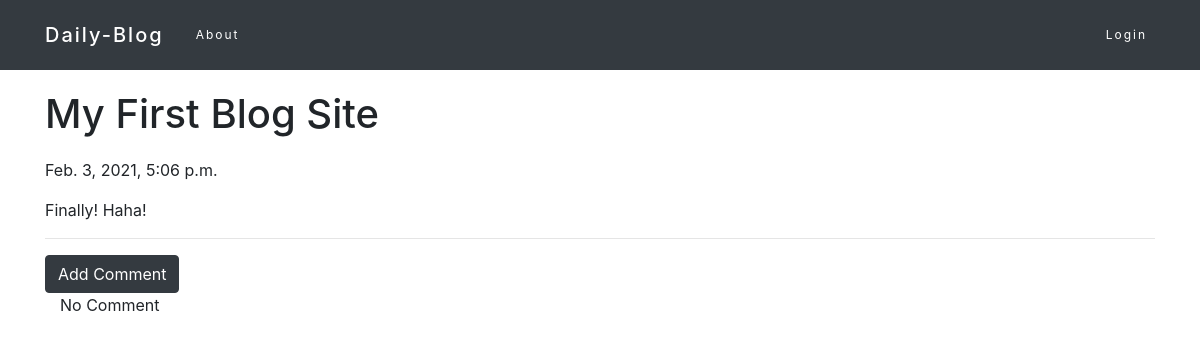
The app's page /post/1, older data.
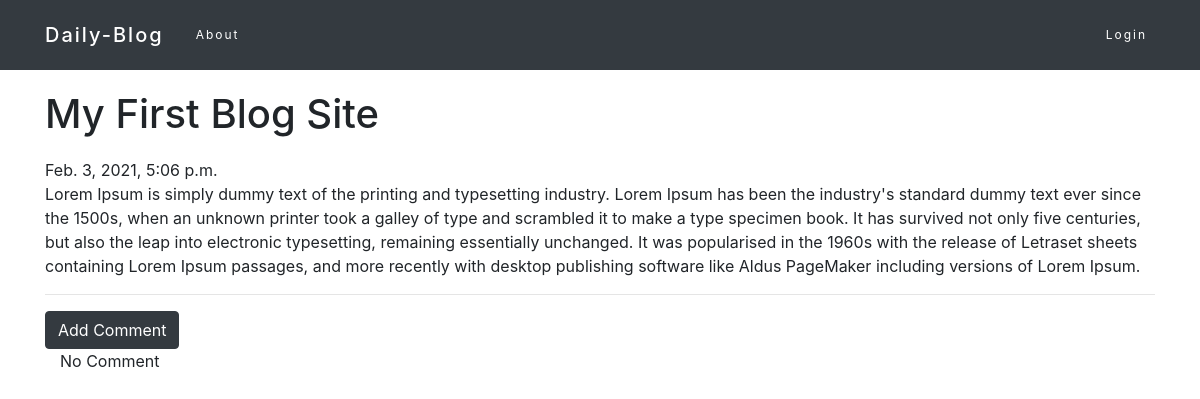
The same page, newer data.
### blog/models.py (models this page shows, shortened)
class Post(models.Model):
    author = models.ForeignKey('auth.User',on_delete=models.CASCADE)
    title = models.CharField(max_length=200)
    text = models.TextField()
    created_date = models.DateTimeField(default=timezone.now)
    published_date = models.DateTimeField(blank=True,null=True)

### blog/views.py (the view)
# urls.py: path('post/<int:pk>',views.PostDetailview.as_view(),name='post_detail'),
class PostDetailview(DetailView):
    model = Post

### blog/templates/blog/post_detail.html (shortened to what this page needs)
{% extends "blog/base.html" %}
{% block content %}
<h1 class="posttitle">{{post.title}}</h1>
{% if post.published_date %}
<div class="date postdate">
  {{ post.published_date }}
</div>
{% else %}
<a class="btn btn-dark sub" href="{% url 'post_publish' pk=post.pk %}">Publish</a>
{% endif %}
<p class="postcontent">{{ post.text|safe|linebreaksbr }}</p>
<hr>
<a class="btn btn-dark btn-comment" href="{% url 'add_comment_to_post' pk=post.pk %}">Add Comment</a>
<div class="container">
  {% for comment in post.comments.all %}
  <br>
  {% if user.is_authenticated or comment.approved_comment %}
  {{comment.created_date }}
    {% if not comment.approved_comment %}
    <a class="btn btn-dark" href="{% url 'comment_remove' pk=comment.pk %}"><i class="fas fa-trash"></i>
    </a>
    <a class="btn btn-dark" href="{% url 'comment_approve' pk=post.pk %}">
    <i class="far fa-thumbs-up"></i>
    </a>
    {% endif %}
  <p>{{ comment.text|safe|linebreaks }}</p>
  <p>Posted By :<strong>{{comment.author }}</strong></p>
  {% endif %}
{% empty %}
  <p>No Comment</p>
{% endfor %}
</div>
{% endblock %}

### blog/templates/blog/base.html (shortened to what this page needs)
<!DOCTYPE html>
{% load static %}
<html lang="en" dir="ltr">
<head>
  <link rel="stylesheet" href="https://cdn.jsdelivr.net/npm/bootstrap@4.6.0/dist/css/bootstrap.min.css">
  <link rel="stylesheet" href="{% static 'blog/master.css' %}">
  <link rel="stylesheet" href="https://pro.fontawesome.com/releases/v5.10.0/css/all.css" />
</head>
<body>
  <nav class="navbar navbar-expand-lg navbar-dark bg-dark">
    <div class="container">
      <a class='navbar-brand mb-0 h1' href="{% url 'post_list' %}">Daily-Blog</a>
      <a class="nav-link mr-auto home" href="{% url 'about'%}">About</a>
      <div class="collapse navbar-collapse" id="navdata">
        <ul class="navbar-nav ml-auto">
          {% if user.is_authenticated %}
          <li class="nav-item active"><a class="nav-link" href="{% url 'post_new' %}">New Post</a></li>
          <li class="nav-item active"><a class="nav-link" href="{% url 'post_draft_list' %}">Drafts</a></li>
          <li class="nav-item active"><a class="nav-link" href="{% url 'logout' %}">Log out</a></li>
          <li class="nav-item active"><a class="nav-link">Welcome: {{ user.username }}</a>
          </li>
          {% else %}
          <li class="nav-item active"><a class="nav-link" href="{% url 'login' %}">Login</span></a></li>
          {% endif %}
        </ul>
      </div>
    </div>
  </nav>
  <div class="container">
    <div class="blog_posts">
      {% block content %}
      {% endblock %}
    </div>
  </div>
</body>
</html>

### blog/static/blog/master.css (style rules this page uses)
a { color: black; }
.home { color: white; }
.navbar { color: white; padding-top: 15px; padding-bottom: 15px; border: 0; border-radius: 0; margin-bottom: 0; font-size: 12px; letter-spacing: 2px; }
.post, h1 { margin: 20px auto; }

Row changes from the older to the newer data that the page shows:
changed Post "My First Blog Site": text "Finally! Haha!" → "Lorem Ipsum is simply dummy text of the printing and typesetting industry. Lorem Ipsum has been the industry's standard dummy text ever since the 1500s, when an unknown printer took a galley of type and scrambled it to make a type specimen book. It has survived not only five centuries, but also the leap into electronic typesetting, remaining essentially unchanged. It was popularised in the 1960s with the release of Letraset sheets containing Lorem Ipsum passages, and more recently with desktop publishing software like Aldus PageMaker including versions of Lorem Ipsum."
